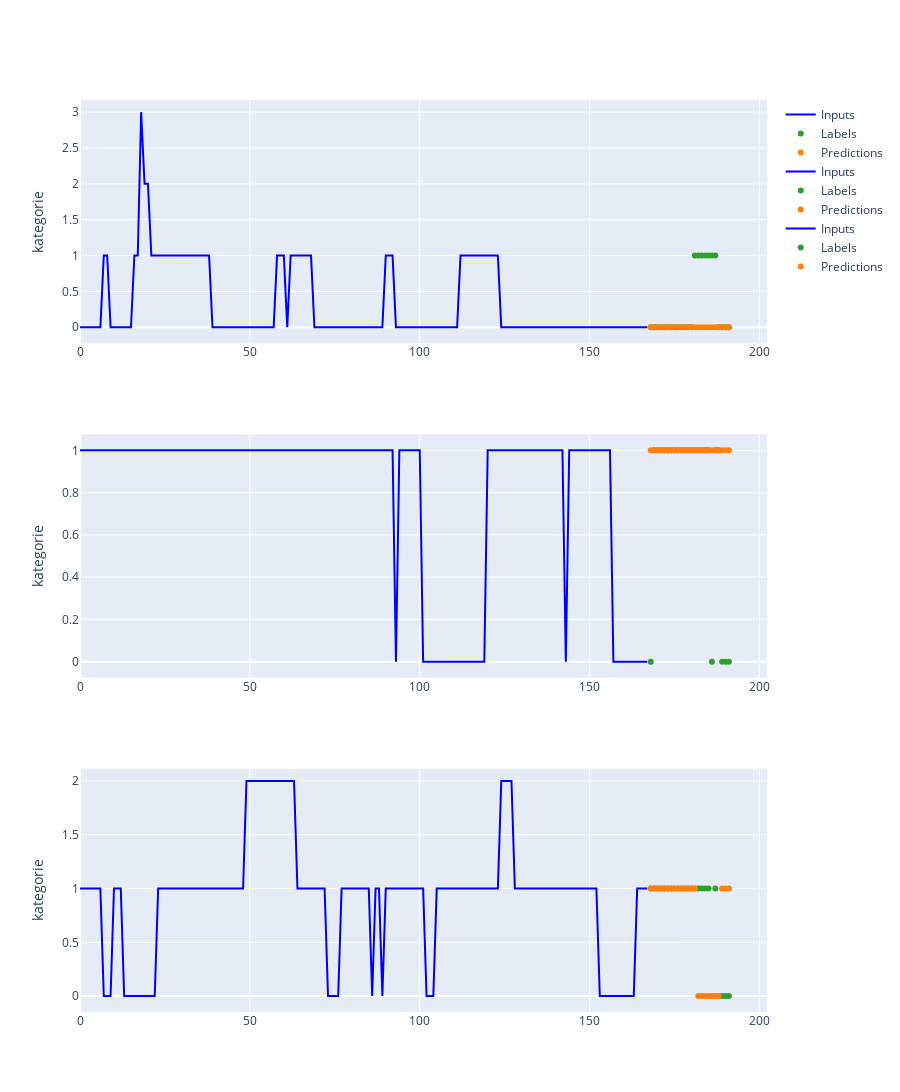

Notebook code cell kept with this figure:
### Code cell
window_generator_538.plot(cnn_lstm_model, plot_col="kategorie", offset=32)

### Figure 1 — Plotly figure (JSON) as saved in the notebook; plotly's stock layout.template omitted (floating-point values rounded to 4 significant figures; data arrays with more than 128 entries replaced by an {"elided": "..."} marker saying what was removed)
{"data": [{"marker": {"color": "blue"}, "name": "Inputs", "type": "scatter", "x": {"elided": "168 int values"}, "xaxis": "x", "y": {"elided": "168 int values"}, "yaxis": "y"}, {"marker": {"color": "#2ca02c"}, "mode": "markers", "name": "Labels", "type": "scatter", "x": [168, 169, 170, 171, 172, 173, 174, 175, 176, 177, 178, 179, 180, 181, 182, 183, 184, 185, 186, 187, 188, 189, 190, 191], "xaxis": "x", "y": [0, 0, 0, 0, 0, 0, 0, 0, 0, 0, 0, 0, 0, 1, 1, 1, 1, 1, 1, 1, 0, 0, 0, 0], "yaxis": "y"}, {"marker": {"color": "#ff7f0e"}, "mode": "markers", "name": "Predictions", "type": "scatter", "x": [168, 169, 170, 171, 172, 173, 174, 175, 176, 177, 178, 179, 180, 181, 182, 183, 184, 185, 186, 187, 188, 189, 190, 191], "xaxis": "x", "y": [0, 0, 0, 0, 0, 0, 0, 0, 0, 0, 0, 0, 0, 0, 0, 0, 0, 0, 0, 0, 0, 0, 0, 0], "yaxis": "y"}, {"marker": {"color": "blue"}, "name": "Inputs", "type": "scatter", "x": {"elided": "168 int values"}, "xaxis": "x2", "y": {"elided": "168 int values"}, "yaxis": "y2"}, {"marker": {"color": "#2ca02c"}, "mode": "markers", "name": "Labels", "type": "scatter", "x": [168, 169, 170, 171, 172, 173, 174, 175, 176, 177, 178, 179, 180, 181, 182, 183, 184, 185, 186, 187, 188, 189, 190, 191], "xaxis": "x2", "y": [0, 1, 1, 1, 1, 1, 1, 1, 1, 1, 1, 1, 1, 1, 1, 1, 1, 1, 0, 1, 1, 0, 0, 0], "yaxis": "y2"}, {"marker": {"color": "#ff7f0e"}, "mode": "markers", "name": "Predictions", "type": "scatter", "x": [168, 169, 170, 171, 172, 173, 174, 175, 176, 177, 178, 179, 180, 181, 182, 183, 184, 185, 186, 187, 188, 189, 190, 191], "xaxis": "x2", "y": [1, 1, 1, 1, 1, 1, 1, 1, 1, 1, 1, 1, 1, 1, 1, 1, 1, 1, 1, 1, 1, 1, 1, 1], "yaxis": "y2"}, {"marker": {"color": "blue"}, "name": "Inputs", "type": "scatter", "x": {"elided": "168 int values"}, "xaxis": "x3", "y": {"elided": "168 int values"}, "yaxis": "y3"}, {"marker": {"color": "#2ca02c"}, "mode": "markers", "name": "Labels", "type": "scatter", "x": [168, 169, 170, 171, 172, 173, 174, 175, 176, 177, 178, 179, 180, 181, 182, 183, 184, 185, 186, 187, 188, 189, 190, 191], "xaxis": "x3", "y": [1, 1, 1, 1, 1, 1, 1, 1, 1, 1, 1, 1, 1, 1, 1, 1, 1, 1, 0, 1, 0, 0, 0, 0], "yaxis": "y3"}, {"marker": {"color": "#ff7f0e"}, "mode": "markers", "name": "Predictions", "type": "scatter", "x": [168, 169, 170, 171, 172, 173, 174, 175, 176, 177, 178, 179, 180, 181, 182, 183, 184, 185, 186, 187, 188, 189, 190, 191], "xaxis": "x3", "y": [1, 1, 1, 1, 1, 1, 1, 1, 1, 1, 1, 1, 1, 1, 0, 0, 0, 0, 0, 0, 0, 1, 1, 1], "yaxis": "y3"}], "layout": {"height": 1200, "xaxis": {"anchor": "y", "domain": [0, 1]}, "xaxis2": {"anchor": "y2", "domain": [0, 1]}, "xaxis3": {"anchor": "y3", "domain": [0, 1]}, "yaxis": {"anchor": "x", "domain": [0.7333, 1], "title": {"text": "kategorie"}}, "yaxis2": {"anchor": "x2", "domain": [0.3667, 0.6333], "title": {"text": "kategorie"}}, "yaxis3": {"anchor": "x3", "domain": [0, 0.2667], "title": {"text": "kategorie"}}}}
